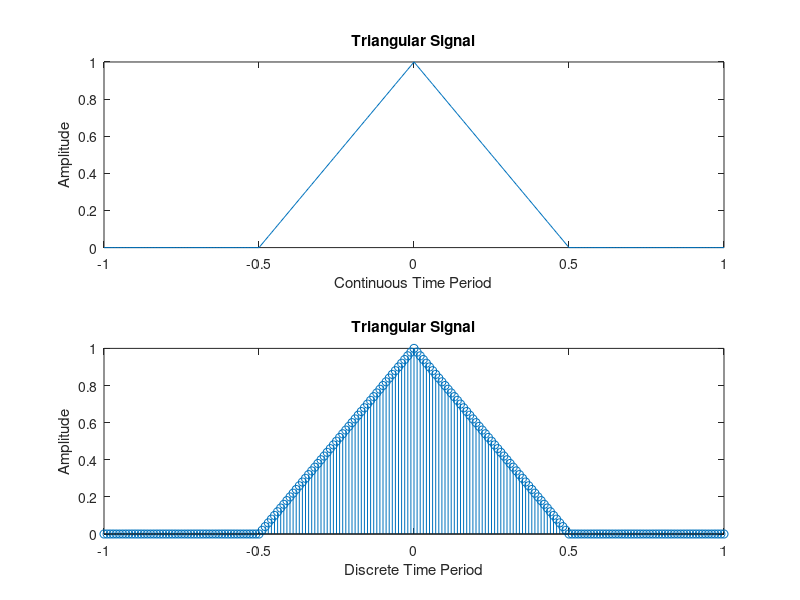

This figure's MATLAB source:
% continuous triangualr function
%f=100;
%t=-1:1/f:1;
t=-1:.01:1;
a=tripuls(t);
subplot(2,1,1);
plot(t,a);
xlabel('Continuous Time Period');
ylabel('Amplitude');
title('Triangular Signal');

% discrte triangualr function
%f2=100;
%t2=-1:1/f:1;
t2=-1:.01:1;
a2=tripuls(t2);
subplot(2,1,2);
stem(t2,a2);
xlabel('Discrete Time Period');
ylabel('Amplitude');
title('Triangular Signal');
